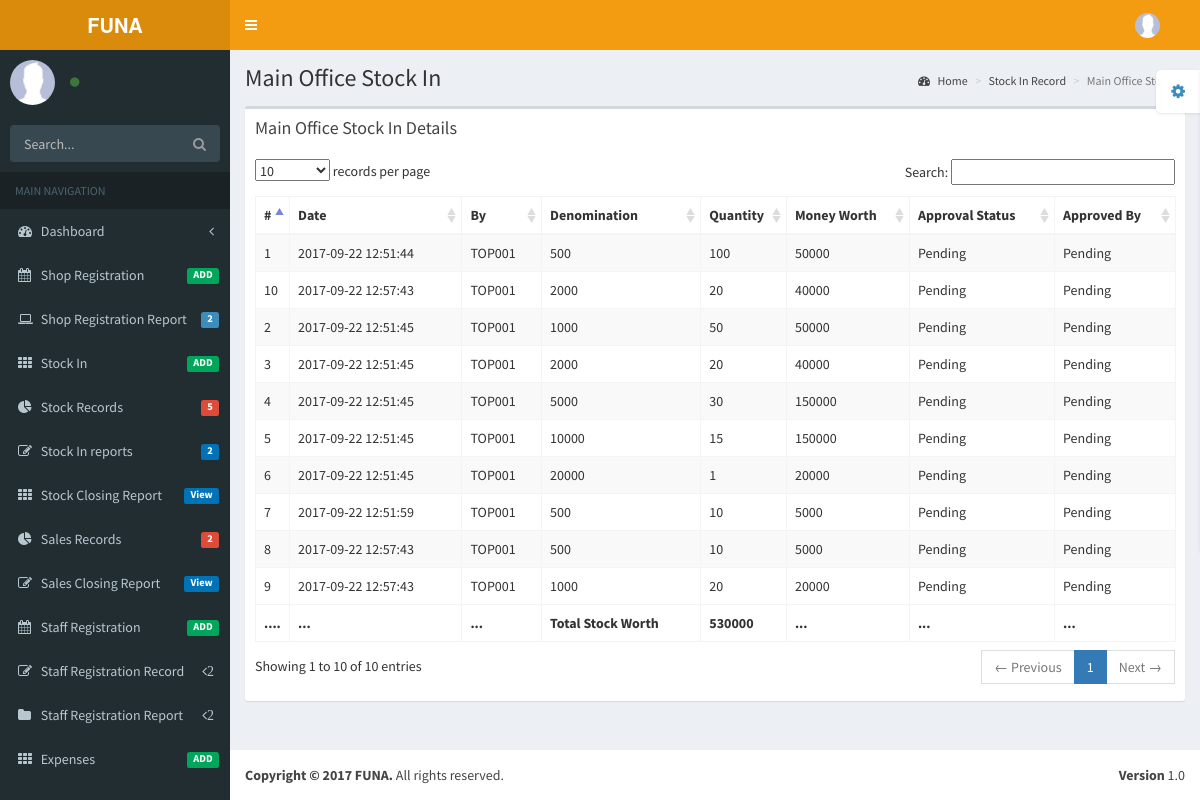
Screenshot of /pages/tables/LOGMainOfficeStockIn.php with the database file from the repository.
### tables this page shows
CREATE TABLE `mainofficestock` (
  `AfricelIssueID` int(15) NOT NULL,
  `Date` datetime NOT NULL DEFAULT CURRENT_TIMESTAMP,
  `Denomination` int(11) NOT NULL,
  `Quantity` int(11) NOT NULL,
  `MoneyWorth` int(11) NOT NULL,
  `IssuedBy` varchar(15) NOT NULL,
  `ApprovalStatus` varchar(15) NOT NULL,
  `ApprovedBy` varchar(15) NOT NULL
);

### pages/tables/LOGMainOfficeStockIn.php (the view, shortened to what this page needs)
<!DOCTYPE html>
<html>
  <head>
    <link href="../../bootstrap/css/bootstrap.min.css" rel="stylesheet" type="text/css" />
    <link href="https://maxcdn.bootstrapcdn.com/font-awesome/4.3.0/css/font-awesome.min.css" rel="stylesheet" type="text/css" />
    <link href="http://code.ionicframework.com/ionicons/2.0.0/css/ionicons.min.css" rel="stylesheet" type="text/css" />
    <link href="../../plugins/datatables/dataTables.bootstrap.css" rel="stylesheet" type="text/css" />
    <link href="../../dist/css/AdminLTE.min.css" rel="stylesheet" type="text/css" />
    <link href="../../dist/css/skins/_all-skins.min.css" rel="stylesheet" type="text/css" />
  </head>
  <body class="skin-yellow">
    <div class="wrapper">
      <header class="main-header">
        <a href="../../DashBoard1.php" class="logo"><b>FUNA</b></a>
        <nav class="navbar navbar-static-top" role="navigation">
          <a href="#" class="sidebar-toggle" data-toggle="offcanvas" role="button">
          </a>
          <div class="navbar-custom-menu">
            <ul class="nav navbar-nav">
              <li class="dropdown user user-menu">
                <a href="#" class="dropdown-toggle" data-toggle="dropdown">
                  <img src="../../dist/img/user2-160x160.jpg" class="user-image" alt="User Image"/>
                </a>
              </li>
            </ul>
          </div>
        </nav>
      </header>
      <aside class="main-sidebar">
        <section class="sidebar">
          <div class="user-panel">
            <div class="pull-left image">
              <img src="../../dist/img/user2-160x160.jpg" class="img-circle" alt="User Image" />
            </div>
            <div class="pull-left info">
              <a href="#"><i class="fa fa-circle text-success"></i><?php echo $_SESSION['Shop'];?></a>
            </div>
          </div>
          <form action="#" method="get" class="sidebar-form">
            <div class="input-group">
              <input type="text" name="q" class="form-control" placeholder="Search..."/>
              <span class="input-group-btn">
                <button type='submit' name='seach' id='search-btn' class="btn btn-flat"><i class="fa fa-search"></i></button>
              </span>
            </div>
          </form>
          <ul class="sidebar-menu">
            <li class="header">MAIN NAVIGATION</li>
            <li class="treeview">
              <a href="#">
                <i class="fa fa-dashboard"></i> <span>Dashboard</span> <i class="fa fa-angle-left pull-right"></i>
              </a>
            </li>
             <li>
              <a href="../forms/LOGRegionRegForm.php">
                <i class="fa fa-calendar"></i> <span>Shop Registration</span> <small class="label pull-right bg-green">ADD</small>
              </a>
            </li>
              <li class="treeview">
              <a href="#">
                <i class="fa fa-laptop"></i>
                <span>Shop Registration Report</span>
                <span class="label label-primary pull-right">2</span>
              </a>
            </li>
            <li>
              <a href="../forms/LOGTopStockInForm.php">
                <i class="fa fa-th"></i> <span>Stock In</span> <small class="label pull-right bg-green">ADD</small>
              </a>
            </li>
            <li class="treeview">
              <a href="#">
                <i class="fa fa-pie-chart"></i>
                <span>Stock Records</span>
                 <small class="label pull-right bg-red">5</small>
              </a>
            </li>
            <li class="treeview">
              <a href="#">
                <i class="fa fa-edit"></i> <span>Stock In reports</span>
                 <small class="label pull-right bg-blue">2</small>
              </a>
            </li>
               <li>
              <a href="../examples/LOGStockInClosingReport.php">
                <i class="fa fa-th"></i> <span>Stock Closing Report </span> <small class="label pull-right bg-blue">View</small>
              </a>
            </li>
             <li class="treeview">
              <a href="#">
                <i class="fa fa-pie-chart"></i>
                <span>Sales Records</span>
                 <small class="label pull-right bg-red">2</small>
              </a>
            </li>
            <li class="treeview">
              <a href="../examples/LOGSalesClosingReport.php">
                <i class="fa fa-edit"></i> <span>Sales Closing Report</span>
                 <small class="label pull-right bg-blue">View</small>
              </a>
            </li>
            <li>
              <a href="../forms/LOGStaffRegistration.php">
                <i class="fa fa-calendar"></i> <span>Staff Registration</span>
                <small class="label pull-right bg-green">ADD</small>
              </a>
            </li>
            <li class="treeview">
              <a href="#">
                <i class="fa fa-edit"></i> <span>Staff Registration Record</span>
                <i class="fa fa-angle-left pull-right">2</i>
              </a>
            </li>
            <li class="treeview">
              <a href="#">
                <i class="fa fa-folder"></i> <span>Staff Registration Report</span>
                <i class="fa fa-angle-left pull-right">2</i>
              </a>
            </li>
             <li>
              <a href="../forms/LOGexpenses.php">
                <i class="fa fa-th"></i> <span>Expenses</span> <small class="label pull-right bg-green">ADD</small>
              </a>
            </li>
          </ul>
        </section>
      </aside>
      <div class="content-wrapper">
        <section class="content-header">
          <h1>
            Main Office Stock In
          </h1>
          <ol class="breadcrumb">
            <li><a href="../../DashBoard1.php"><i class="fa fa-dashboard"></i> Home</a></li>
            <li><a href="LOGMainOfficeStockIn.php">Stock In Record</a></li>
            <li class="active">Main Office Stock In</li>
          </ol>
        </section>
        <section class="content">
          <div class="row">
            <div class="col-xs-12">
              <div class="box">
                <div class="box-header">
                  <h3 class="box-title">Main Office Stock In Details</h3>
                </div>
                <div class="box-body">
                  <table id="example1" class="table table-bordered table-striped">
                    <thead>
                      <tr>
                       <th style="width: 10px">#</th>
                      <th>Date</th>
                      <th>By</th>
                      <th>Denomination</th>
                      <th>Quantity</th>
                      <th>Money Worth</th>
                       <th>Approval Status</th>
                      <th>Approved By</th>
                      </tr>
                    </thead>
                    <tbody>
                      <?php
require_once('../../connect/connect.php');
$sales7 ="SELECT Date,Denomination,Quantity,MoneyWorth,IssuedBy,ApprovalStatus,ApprovedBy FROM `mainofficestock`";
$result7=mysqli_query($link,$sales7);
$counter3=1;
$totalstockin=0;
while($row7=mysqli_fetch_assoc($result7)){
                    echo" <tr>";
                     echo "<td>".$counter3."</td>";
                     echo  "<td>".$row7['Date']."</td>";
                     echo  "<td>".$row7['IssuedBy']."</td>";
					 echo  "<td>".$row7['Denomination']."</td>";
					 echo  "<td>".$row7['Quantity']."</td>";
					  echo  "<td>".$row7['MoneyWorth']."</td>";
					  echo  "<td>".$row7['ApprovalStatus']."</td>";
					  echo  "<td>".$row7['ApprovedBy']."</td>";
                   echo" </tr>" ;
				   $totalstockin+=$row7['MoneyWorth'];
				   $counter3++;
}
					?>
                    </tbody>
                    <tfoot>
                      <tr>
                        <th>....</th>
                        <th>...</th>
                        <th>...</th>
                        <th>Total Stock Worth </th>
                        <th><?php echo"".$totalstockin; ?></th>
                         <th>...</th>
                         <th>...</th>
                         <th>...</th>
                      </tr>
                    </tfoot>
                  </table>
                </div>
              </div>
            </div>
          </div>
        </section>
      </div>
      <footer class="main-footer">
        <div class="pull-right hidden-xs">
          <b>Version</b> 1.0
        </div>
        <strong>Copyright &copy; 2017 FUNA.</strong> All rights reserved.
      </footer>
    </div>
  </body>
</html>

### rows the page displays
mainofficestock: Date "2017-09-22 12:51:44", IssuedBy "TOP001", Denomination "500", Quantity "100", MoneyWorth "50000", ApprovalStatus "Pending", ApprovedBy "Pending"
mainofficestock: Date "2017-09-22 12:51:45", IssuedBy "TOP001", Denomination "1000", Quantity "50", MoneyWorth "50000", ApprovalStatus "Pending", ApprovedBy "Pending"
mainofficestock: Date "2017-09-22 12:51:45", IssuedBy "TOP001", Denomination "2000", Quantity "20", MoneyWorth "40000", ApprovalStatus "Pending", ApprovedBy "Pending"
mainofficestock: Date "2017-09-22 12:51:45", IssuedBy "TOP001", Denomination "5000", Quantity "30", MoneyWorth "150000", ApprovalStatus "Pending", ApprovedBy "Pending"
mainofficestock: Date "2017-09-22 12:51:45", IssuedBy "TOP001", Denomination "10000", Quantity "15", MoneyWorth "150000", ApprovalStatus "Pending", ApprovedBy "Pending"
mainofficestock: Date "2017-09-22 12:51:45", IssuedBy "TOP001", Denomination "20000", Quantity "1", MoneyWorth "20000", ApprovalStatus "Pending", ApprovedBy "Pending"
mainofficestock: Date "2017-09-22 12:51:59", IssuedBy "TOP001", Denomination "500", Quantity "10", MoneyWorth "5000", ApprovalStatus "Pending", ApprovedBy "Pending"
mainofficestock: Date "2017-09-22 12:57:43", IssuedBy "TOP001", Denomination "500", Quantity "10", MoneyWorth "5000", ApprovalStatus "Pending", ApprovedBy "Pending"
mainofficestock: Date "2017-09-22 12:57:43", IssuedBy "TOP001", Denomination "1000", Quantity "20", MoneyWorth "20000", ApprovalStatus "Pending", ApprovedBy "Pending"
mainofficestock: Date "2017-09-22 12:57:43", IssuedBy "TOP001", Denomination "2000", Quantity "20", MoneyWorth "40000", ApprovalStatus "Pending", ApprovedBy "Pending"

### other values shown
$totalstockin "530000"
